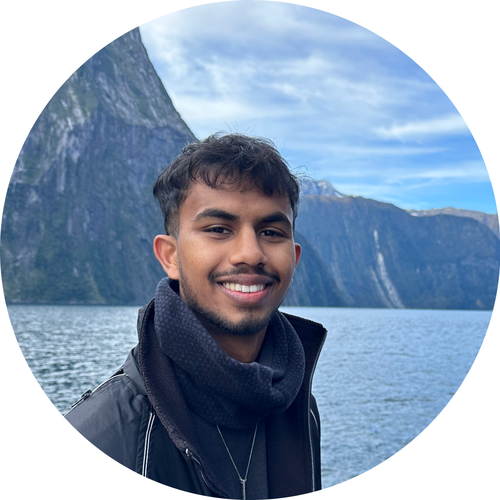
#> input picture assets/profile-pic.png, 500 x 500 px, found by its file name
$ python compress_images.py
#> lines starting #> are read from the running program, lines starting #| are printed output that depends on the picture
from PIL import Image
import os

def compress_image(input_path, output_path, max_width=None, quality=85):
#> called with max_width = 500, quality = 85
    if not os.path.exists(input_path):
        print(f"File not found: {input_path}")
        return False

    try:
        img = Image.open(input_path)
#> img is the input picture: PIL image 500x500 RGBA; mean R, G, B, A 137.3, 155.9, 179.3, 255
        orig_size = os.path.getsize(input_path) / (1024 * 1024)

        # Preserve transparency channel if PNG
        if img.mode in ('RGBA', 'LA') or (img.mode == 'P' and 'transparency' in img.info):
            img = img.convert('RGBA')
        else:
            img = img.convert('RGB')

        # Resize if width exceeds max_width
        if max_width and img.size[0] > max_width:
            aspect_ratio = img.size[1] / img.size[0]
            new_height = int(max_width * aspect_ratio)
            img = img.resize((max_width, new_height), Image.Resampling.LANCZOS)
            print(f"Resized {os.path.basename(input_path)} to {max_width}x{new_height}")

        # Save compressed version
        if input_path.lower().endswith('.png'):
            # Save PNG optimized (lossless, but optimized)
            img.save(output_path, "PNG", optimize=True)
        else:
            img.save(output_path, "JPEG", quality=quality, optimize=True)

        new_size = os.path.getsize(output_path) / (1024 * 1024)
        reduction = (1 - (new_size / orig_size)) * 100
        print(f"Compressed {os.path.basename(input_path)}: {orig_size:.2f}MB -> {new_size:.2f}MB ({reduction:.1f}% reduction)")
        return True
    except Exception as e:
        print(f"Error compressing {input_path}: {e}")
        return False

# Directories
assets_dir = "/Users/punjayawickramasinghe/dev/portfolio-website/assets"

# 1. Profile Picture (originally 1.43 MB)
# Profile picture is displayed inside a 150px circle. 500px is more than enough for high-density displays.
compress_image(
    os.path.join(assets_dir, "profile-pic.png"),
    os.path.join(assets_dir, "profile-pic.png"),
    max_width=500
)

# 2. About Picture (originally 1.16 MB)
# Displayed at max 320px width.
compress_image(
    os.path.join(assets_dir, "about-pic.png"),
    os.path.join(assets_dir, "about-pic.png"),
    max_width=600
)
#> call 2 of compress_image, with max_width = 600, quality = 85
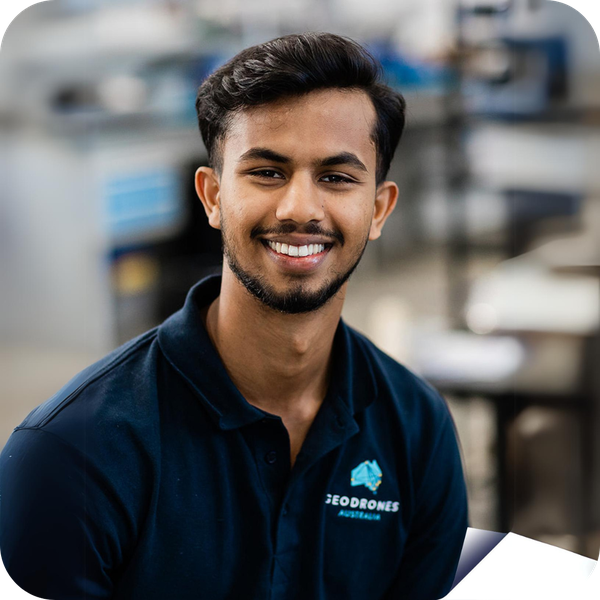
#> input picture assets/about-pic.png, 600 x 600 px, found by its file name
#> in compress_image, img is the input picture: PIL image 600x600 RGBA; mean R, G, B, A 94.5, 94, 94.5, 253.1

# 3. AI Change Detection (originally 1.56 MB)
compress_image(
    os.path.join(assets_dir, "ai-change-detection.png"),
    os.path.join(assets_dir, "ai-change-detection.png"),
    max_width=800
)
#> call 3 of compress_image, with max_width = 800, quality = 85
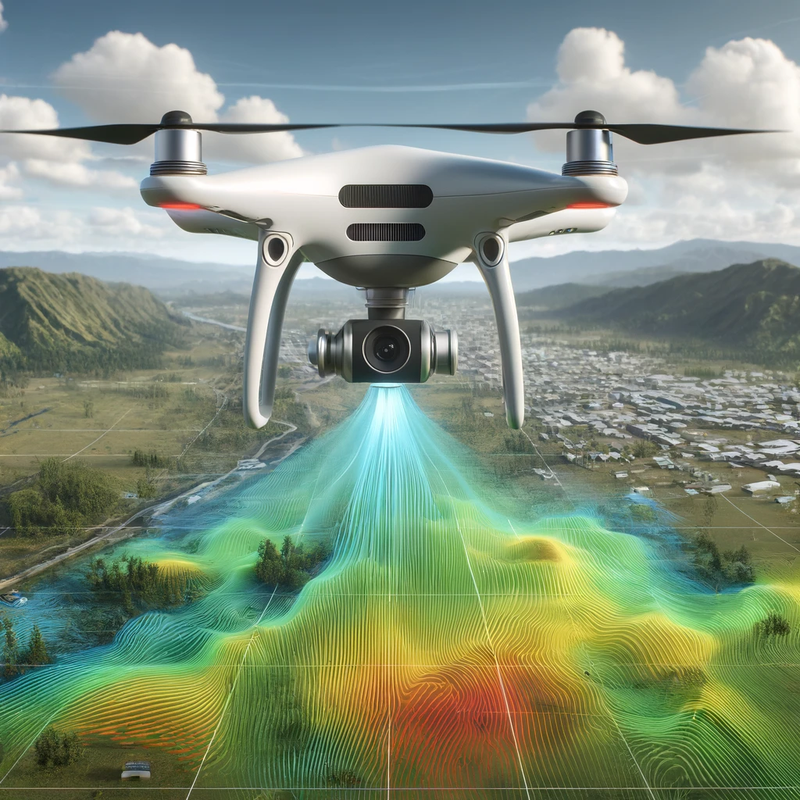
#> input picture assets/ai-change-detection.png, 800 x 800 px, found by its file name
#> in compress_image, img is the input picture: PIL image 800x800 RGB; mean R, G, B 127.7, 143.7, 121.5

# 4. MOFs Transparent (originally 1.46 MB)
compress_image(
    os.path.join(assets_dir, "rnd_mofs_transparent.png"),
    os.path.join(assets_dir, "rnd_mofs_transparent.png"),
    max_width=800
)
#> call 4 of compress_image, with max_width = 800, quality = 85
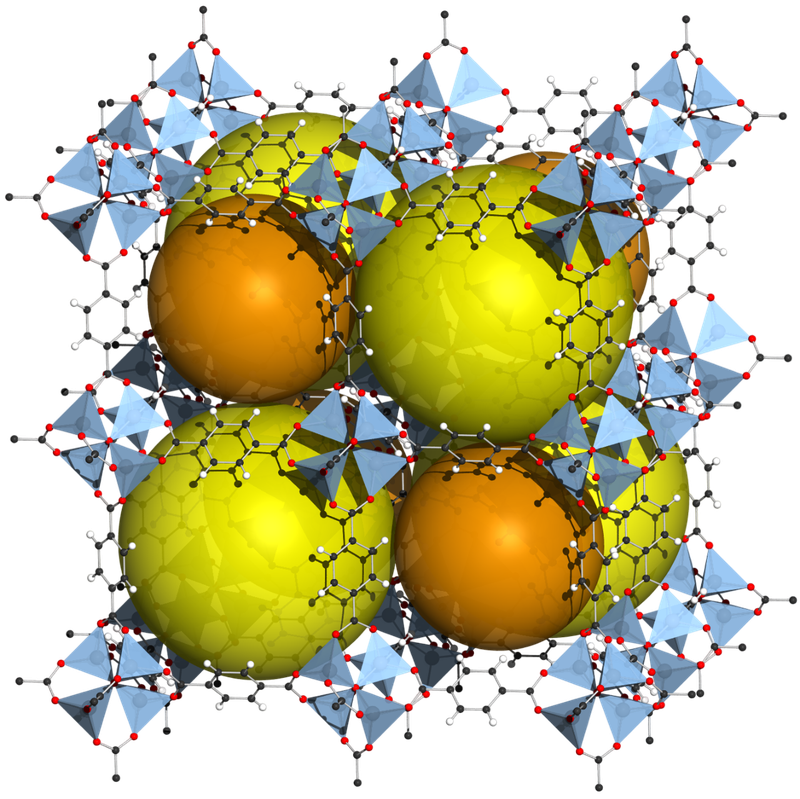
#> input picture assets/rnd_mofs_transparent.png, 800 x 799 px, found by its file name
#> in compress_image, img is the input picture: PIL image 800x799 RGBA; mean R, G, B, A 87.2, 82.8, 44.3, 139.5

# 5. Awards Pic (originally 4.51 MB)
# Let's compress awards-pic.png to a smaller web-friendly PNG or JPG and save it.
# We will create an optimized PNG file that we can use to replace the 12MB SVG.
compress_image(
    os.path.join(assets_dir, "awards-pic.png"),
    os.path.join(assets_dir, "awards-pic-optimized.png"),
    max_width=800
)
